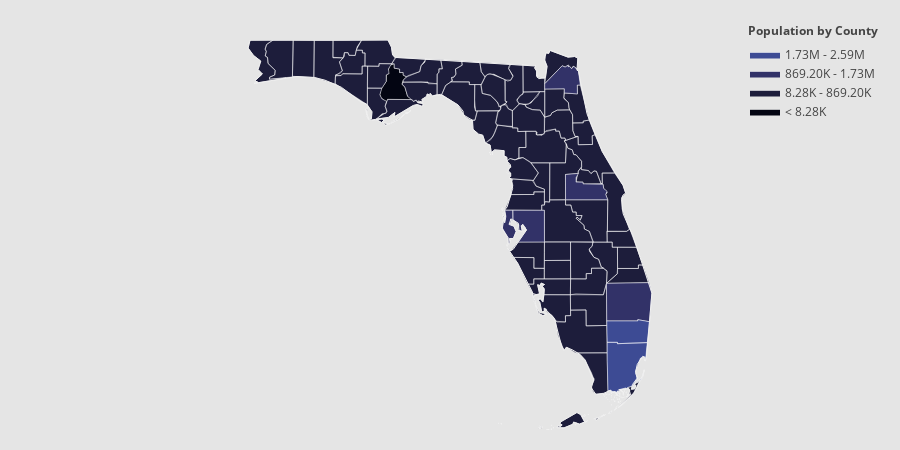

The code cell stored with this chart in its notebook:
### Code cell
import plotly.figure_factory as ff

import numpy as np
import pandas as pd

df_sample = pd.read_csv('https://raw.githubusercontent.com/plotly/datasets/master/minoritymajority.csv')
df_sample_r = df_sample[df_sample['STNAME'] == 'Florida']

values = df_sample_r['TOT_POP'].tolist()
fips = df_sample_r['FIPS'].tolist()

endpts = list(np.mgrid[min(values):max(values):4j])
colorscale = ["#030512","#1d1d3b","#323268","#3d4b94","#3e6ab0",
              "#4989bc","#60a7c7","#85c5d3","#b7e0e4","#eafcfd"]
fig = ff.create_choropleth(
    fips=fips, values=values, scope=['Florida'], show_state_data=True,
    colorscale=colorscale, binning_endpoints=endpts, round_legend_values=True,
    plot_bgcolor='rgb(229,229,229)',
    paper_bgcolor='rgb(229,229,229)',
    legend_title='Population by County',
    county_outline={'color': 'rgb(255,255,255)', 'width': 0.5},
    exponent_format=True,
)
iplot(fig)#, filename='choropleth_florida')

### Figure 1 — Plotly figure (JSON) as saved in the notebook; plotly's stock layout.template omitted (floating-point values rounded to 4 significant figures; data arrays with more than 128 entries replaced by an {"elided": "..."} marker saying what was removed)
{"data": [{"fill": "toself", "fillcolor": "#030512", "hoverinfo": "none", "line": {"color": "rgb(255,255,255)", "width": 0.5}, "mode": "lines", "name": "< 8.28K", "type": "scatter", "uid": "53bb4864-bd83-11e8-a783-8c859074d392", "x": [-85.15, -85.13, -85.03, -85.03, -84.98, -85.0, -84.97, -84.88, -84.88, -84.78, -84.78, -84.71, -84.71, -84.65, -84.72, -84.74, -84.68, -84.63, -84.54, -85.01, -85.03, -85.13, -85.15, null], "y": [30.09, 30.18, 30.31, 30.42, 30.44, 30.48, 30.58, 30.61, 30.53, 30.52, 30.46, 30.46, 30.42, 30.39, 30.33, 30.27, 30.22, 30.07, 30.01, 30.01, 29.97, 30.04, 30.09, null]}, {"fill": "toself", "fillcolor": "#1d1d3b", "hoverinfo": "none", "line": {"color": "rgb(255,255,255)", "width": 0.5}, "mode": "lines", "name": "8.28K - 869.20K", "type": "scatter", "uid": "53be111e-bd83-11e8-9b33-8c859074d392", "x": {"elided": "1516 float values"}, "y": {"elided": "1516 float values"}}, {"fill": "toself", "fillcolor": "#323268", "hoverinfo": "none", "line": {"color": "rgb(255,255,255)", "width": 0.5}, "mode": "lines", "name": "869.20K - 1.73M", "type": "scatter", "uid": "53be1378-bd83-11e8-bce9-8c859074d392", "x": {"elided": "133 float values"}, "y": {"elided": "133 float values"}}, {"fill": "toself", "fillcolor": "#3d4b94", "hoverinfo": "none", "line": {"color": "rgb(255,255,255)", "width": 0.5}, "mode": "lines", "name": "1.73M - 2.59M", "type": "scatter", "uid": "53be149a-bd83-11e8-864f-8c859074d392", "x": [-80.88, -80.3, -80.3, -80.07, -80.12, -80.68, -80.68, -80.87, -80.88, null, -80.18, -80.17, -80.17, -80.18, -80.18, null, -80.26, -80.21, -80.18, -80.2, -80.24, -80.26, null, -80.3, -80.3, -80.29, -80.3, -80.3, null, -80.3, -80.3, -80.3, -80.3, -80.3, null, -80.62, -80.62, -80.61, -80.61, -80.62, null, -80.87, -80.87, -80.68, -80.68, -80.12, -80.15, -80.18, -80.25, -80.34, -80.31, -80.4, -80.49, -80.5, -80.52, -80.65, -80.63, -80.67, -80.67, -80.7, -80.73, -80.72, -80.77, -80.77, -80.78, -80.8, -80.86, -80.87, null], "y": [26.33, 26.33, 26.36, 26.32, 25.98, 25.96, 25.98, 25.98, 26.33, null, 25.53, 25.53, 25.52, 25.52, 25.53, null, 25.36, 25.41, 25.52, 25.41, 25.35, 25.36, null, 25.38, 25.38, 25.39, 25.38, 25.38, null, 25.41, 25.41, 25.41, 25.4, 25.41, null, 25.18, 25.18, 25.18, 25.18, 25.18, null, 25.67, 25.98, 25.98, 25.96, 25.98, 25.67, 25.74, 25.71, 25.5, 25.37, 25.25, 25.23, 25.2, 25.22, 25.19, 25.18, 25.14, 25.17, 25.14, 25.17, 25.15, 25.16, 25.14, 25.14, 25.18, 25.18, 25.67, null]}, {"fill": "toself", "fillcolor": "#3e6ab0", "hoverinfo": "none", "line": {"color": "rgb(255,255,255)", "width": 0.5}, "mode": "lines", "name": "> 2.59M", "type": "scatter", "uid": "53be16de-bd83-11e8-8d81-8c859074d392", "x": [], "y": []}, {"hoverinfo": "text", "legendgroup": "centroids", "marker": {"color": "white", "opacity": 0}, "mode": "markers", "name": "US Counties", "selected": {"marker": {"color": "white", "opacity": 1, "size": 3}}, "showlegend": false, "text": {"elided": "188 str values"}, "type": "scatter", "uid": "53be1954-bd83-11e8-a8b7-8c859074d392", "unselected": {"marker": {"opacity": 0}}, "x": [[-83.83], [-83.6], [-82.69], [-82.84], [-82.84], [-82.73], [-82.39], [-82.85], [-80.3], [-80.38], [-80.45], [-80.48], [-80.48], [-80.49], [-80.5], [-80.51], [-80.51], [-80.52], [-80.54], [-80.55], [-80.56], [-80.57], [-80.56], [-80.57], [-80.58], [-80.59], [-80.6], [-80.61], [-80.62], [-80.62], [-80.62], [-80.63], [-80.64], [-80.65], [-80.65], [-80.64], [-80.41], [-80.66], [-80.67], [-80.67], [-80.67], [-80.67], [-80.68], [-80.68], [-80.68], [-80.7], [-80.7], [-80.7], [-80.7], [-80.71], [-80.71], [-80.73], [-80.73], [-80.73], [-80.74], [-80.72], [-80.76], [-80.76], [-80.79], [-80.79], [-80.79], [-80.79], [-80.79], [-80.83], [-80.83], [-80.81], [-80.85], [-80.86], [-80.88], [-80.89], [-80.9], [-80.9], [-80.91], [-80.91], [-80.93], [-80.93], [-80.94], [-81.04], [-81.23], [-81.26], [-81.29], [-81.31], [-81.32], [-81.31], [-81.33], [-81.35], [-81.44], [-81.05], [-81.47], [-81.54], [-81.89], [-81.92], [-81.92], [-81.92], [-81.97], [-82.0], [-82.12], [-82.15], [-82.16], [-82.87], [-82.92], [-80.17], [-80.22], [-80.3], [-80.3], [-80.62], [-80.56], [-82.57], [-82.32], [-83.03], [-83.03], [-83.07], [-83.09], [-82.74], [-81.82], [-82.12], [-82.24], [-82.25], [-82.41], [-82.43], [-82.44], [-82.44], [-82.31], [-82.74], [-82.76], [-84.61], [-84.89], [-85.13], [-84.8], [-82.91], [-83.16], [-82.74], [-82.48], -82.36, -82.28, -85.62, -82.17, -80.73, -80.49, -85.2, -81.91, -81.86, -81.35, -82.62, -81.81, -81.67, -87.36, -81.31, -84.61, -82.8, -81.19, -85.23, -82.95, -81.81, -81.17, -82.43, -81.34, -85.81, -80.61, -85.22, -83.9, -83.18, -81.71, -84.28, -84.88, -83.47, -82.06, -80.43, -81.8, -86.59, -80.89, -81.32, -81.15, -80.47, -81.7, -81.74, -81.44, -80.47, -87.02, -82.33, -81.24, -82.08, -82.99, -82.37, -81.18, -84.4, -86.17, -85.67], "y": [[29.97], [30.05], [27.67], [28.12], [28.17], [27.92], [28.31], [28.19], [25.33], [25.29], [25.05], [25.09], [25.11], [25.1], [25.08], [25.14], [25.15], [25.08], [25.19], [25.16], [25.07], [25.13], [25.14], [25.11], [25.16], [25.06], [25.17], [25.07], [25.0], [25.0], [24.96], [25.03], [25.05], [25.03], [24.99], [25.1], [25.17], [24.99], [25.03], [24.92], [24.99], [25.1], [25.03], [25.12], [25.03], [25.06], [25.1], [25.12], [24.9], [25.13], [25.15], [25.09], [25.0], [25.07], [25.01], [24.87], [25.03], [25.14], [24.94], [25.02], [25.13], [25.09], [25.07], [24.99], [25.12], [24.82], [25.11], [25.03], [25.11], [25.06], [25.05], [25.13], [25.11], [24.77], [24.77], [25.08], [25.11], [24.73], [24.78], [24.67], [24.77], [24.75], [24.76], [24.73], [24.74], [25.7], [24.63], [25.51], [24.61], [24.68], [24.56], [24.6], [24.54], [24.53], [24.53], [24.53], [24.58], [24.55], [24.56], [24.63], [24.63], [25.52], [25.41], [25.38], [25.41], [25.18], [25.62], [27.63], [27.47], [29.12], [29.1], [29.1], [29.13], [29.32], [26.58], [26.47], [26.67], [26.77], [27.85], [27.87], [27.83], [27.81], [27.93], [27.63], [27.59], [29.8], [29.66], [29.66], [29.89], [29.82], [29.61], [28.79], [28.85], 29.67, 30.33, 30.27, 29.95, 28.29, 26.15, 30.41, 26.91, 29.98, 26.11, 30.22, 27.19, 30.33, 30.67, 29.46, 30.58, 29.73, 26.96, 29.96, 30.5, 27.49, 26.55, 28.55, 27.34, 30.87, 27.69, 30.8, 30.44, 29.99, 28.76, 30.46, 30.24, 30.44, 29.21, 27.08, 30.61, 30.69, 27.39, 28.51, 28.06, 26.65, 27.95, 29.61, 29.9, 27.38, 30.7, 27.18, 28.72, 28.7, 30.2, 30.04, 29.06, 30.17, 30.64, 30.61]}, {"hoverinfo": "text", "legendgroup": "States", "line": {"color": "rgb(240, 240, 240)", "width": 1}, "mode": "lines", "showlegend": false, "type": "scatter", "uid": "53be1aba-bd83-11e8-a6b9-8c859074d392", "x": {"elided": "899 float values"}, "y": {"elided": "899 float values"}}], "layout": {"annotations": [{"showarrow": false, "text": "<b>Population by County</b>", "x": 1, "xanchor": "right", "xref": "paper", "y": 1.05, "yref": "paper"}], "dragmode": "select", "height": 450, "hovermode": "closest", "legend": {"traceorder": "reversed", "x": 1, "xanchor": "right", "y": 1, "yanchor": "top"}, "margin": {"b": 20, "l": 20, "r": 20, "t": 40}, "paper_bgcolor": "rgb(229,229,229)", "plot_bgcolor": "rgb(229,229,229)", "width": 900, "xaxis": {"autorange": false, "fixedrange": true, "range": [-91.93, -75.74], "showgrid": false, "showticklabels": false, "zeroline": false}, "yaxis": {"autorange": false, "fixedrange": true, "range": [24.52, 31.0], "showgrid": false, "showticklabels": false, "zeroline": false}}}
